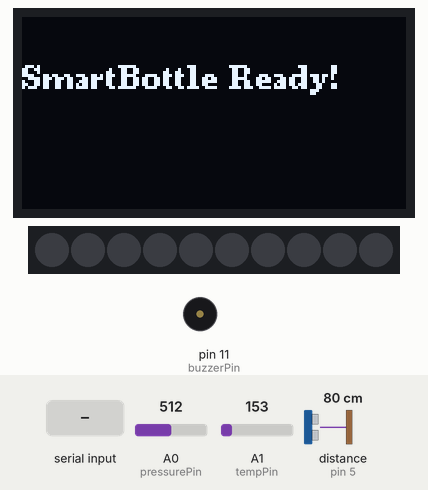
Recording of a sketch running on a simulated Arduino Uno, built with avr-gcc and run on an emulated ATmega328P. On the bench: 128×64 one-colour display, 10 RGB LEDs in strip order, left to right, buzzer (waves = sounding, pin HIGH). Wiring (inferred from the names in the program): ultrasonic range finder: trigger pin 4; echo pin 5. The test bench sets the inputs (shaded band); at power-on: distance to the obstacle (sensor on pin 5) 80 cm, A0 (pressurePin) = 512, A1 (tempPin) = 153. The echo pulse lasts 58.3 µs per cm; dim RGB values are drawn brighter than linear; pins used as bus, display or sensor lines are not drawn.

Above: at 1.2 s.
1.3 s: "BUZZ_ON\n" received over the second serial link
At 2.6 s:
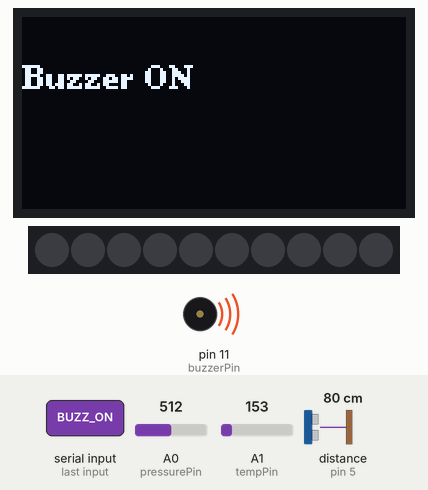
3.8 s: distance to the obstacle (sensor on pin 5) set to 22 cm
5.5 s: distance to the obstacle (sensor on pin 5) set to 18 cm
At 7.6 s:
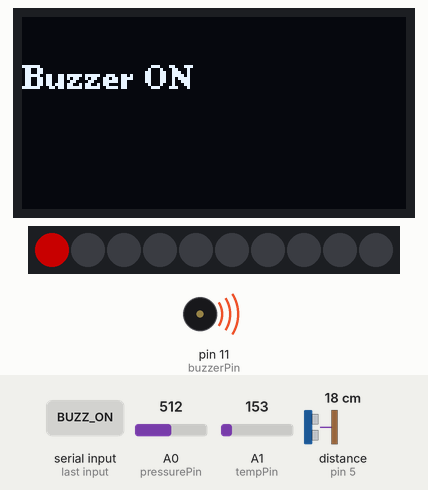
7.9 s: "BUZZ_OFF\n" received over the second serial link
At 9.0 s:
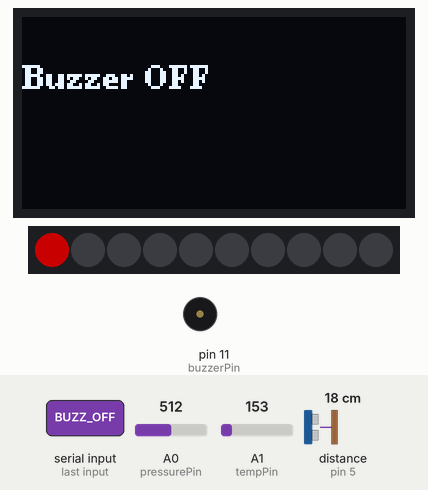
10.1 s: "LCD:\n" received over the second serial link
At 11.2 s:
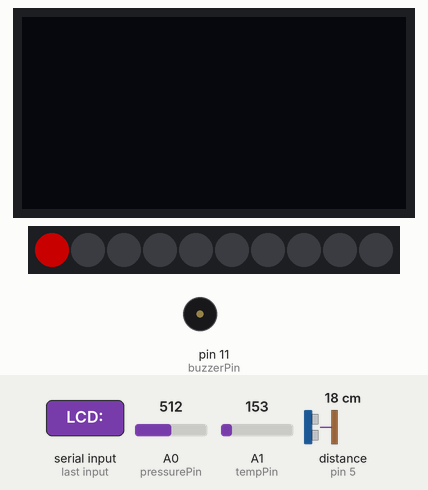
12.1 s: distance to the obstacle (sensor on pin 5) set to 2 cm
At 13.5 s:
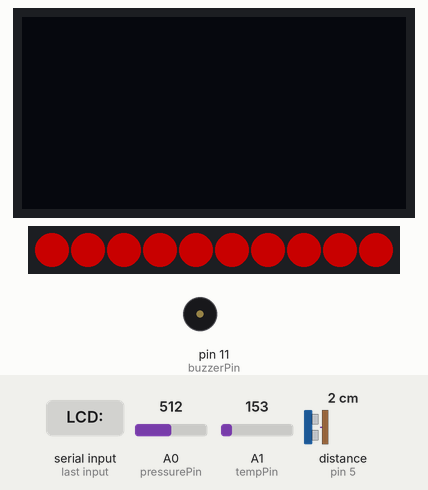
Timing chart, 0 to 15.1 s (numbered marks = the images above; inputs shaded):
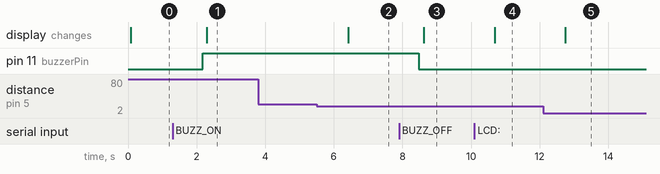

Measured:
- the behaviour switches between 20 and 19 cm on distance to the obstacle (sensor on pin 5) (found by bisection; images 1 and 2)
- after the input at 1.3 s, pin 11 (buzzerPin): LOW → HIGH after 0.88 s; the display: changes after 1.0 s (image 1)
- after the input at 3.8 s, every drawn part: stays the same
- after the input at 7.9 s, pin 11 (buzzerPin): HIGH → LOW after 0.58 s; the display: changes after 0.71 s (image 3)
- after the input at 10.1 s, the display: changes after 0.60 s (image 4)

The sketch:

SmartBottle.ino
```cpp
#include <Wire.h>
#include <U8g2lib.h>
#include <SoftwareSerial.h>
#include <FastLED.h>

// --- OLED 디스플레이 ---
U8G2_SH1106_128X64_NONAME_1_HW_I2C u8g2(U8G2_R0);

// --- 블루투스 ---
SoftwareSerial BTSerial(2, 3); // D2: RX, D3: TX

// --- 센서 핀 ---
const int tempPin = A1;
const int pressurePin = A0;
const int trigPin = 4;
const int echoPin = 5;

// --- 출력 핀 ---
#define LED_PIN     6
#define NUM_LEDS    10
#define BRIGHTNESS  100
#define LED_TYPE    WS2812B
#define COLOR_ORDER GRB
const int buzzerPin = 11;

// --- LED 배열 선언 ---
CRGB leds[NUM_LEDS];

void setup() {
  Serial.begin(9600);
  BTSerial.begin(9600);

  pinMode(trigPin, OUTPUT);
  pinMode(echoPin, INPUT);
  pinMode(buzzerPin, OUTPUT);

  u8g2.begin();
  u8g2.setFont(u8g2_font_ncenB08_tr);
  u8g2.clearBuffer();
  u8g2.drawStr(0, 24, "SmartBottle Ready!");
  u8g2.sendBuffer();

  FastLED.addLeds<LED_TYPE, LED_PIN, COLOR_ORDER>(leds, NUM_LEDS);
  FastLED.setBrightness(BRIGHTNESS);
  FastLED.clear();
  FastLED.show();
}

void loop() {
  float temperature = getTemperature();
  float distance = getDistance();  // cm
  int pressure = analogRead(pressurePin);

  // BLE 전송
  sendSensorData(temperature, distance, pressure);

  // LED 표시
  showWaterLevel(distance);

  // 명령 수신
  if (BTSerial.available()) {
    String cmd = BTSerial.readStringUntil('\n');
    cmd.trim();

    if (cmd == "BUZZ_ON") {
      digitalWrite(buzzerPin, HIGH);
      showLCDMessage("Buzzer ON");
    } else if (cmd == "BUZZ_OFF") {
      digitalWrite(buzzerPin, LOW);
      showLCDMessage("Buzzer OFF");
    } else if (cmd.startsWith("LCD:")) {
      String message = cmd.substring(4);
      showLCDMessage(message);
    }
  }

  delay(1000);
}

// --- 센서 함수 ---
float getTemperature() {
  int val = analogRead(tempPin);
  float voltage = val * (5.0 / 1023.0);
  return (voltage - 0.5) * 100;
}

float getDistance() {
  digitalWrite(trigPin, LOW);
  delayMicroseconds(2);
  digitalWrite(trigPin, HIGH);
  delayMicroseconds(10);
  digitalWrite(trigPin, LOW);
  return pulseIn(echoPin, HIGH) * 0.034 / 2;
}

// --- 데이터 전송 ---
void sendSensorData(float temp, float dist, int press) {
  BTSerial.print("TEMP:");
  BTSerial.println(temp);
  BTSerial.print("DIST:");
  BTSerial.println(dist);
  // BTSerial.print("PRESS:");
  // BTSerial.println(press);
}

// --- LCD 메시지 표시 ---
void showLCDMessage(String msg) {
  u8g2.firstPage();
  do {
    u8g2.setFont(u8g2_font_ncenB08_tr);
    u8g2.setCursor(0, 24);
    u8g2.print(msg);
  } while (u8g2.nextPage());
}


// --- 물 높이 표시 (LED) ---
void showWaterLevel(float distance) {
  const float maxDistance = 20; // 컵 최대 높이 (cm 기준)
  const float minDistance = 3;  // 물이 꽉 찼을 때의 거리

  float  capped = constrain(distance, minDistance, maxDistance);
  float fillRatio = (maxDistance - capped) * 1.0 / (maxDistance - minDistance);
  int ledCount = round(fillRatio * NUM_LEDS);

  for (int i = 0; i < NUM_LEDS; i++) {
    if (i < ledCount) {
      leds[i] = CRGB::Red;
    } else {
      leds[i] = CRGB::Black;
    }
  }

  FastLED.show();
}
```
